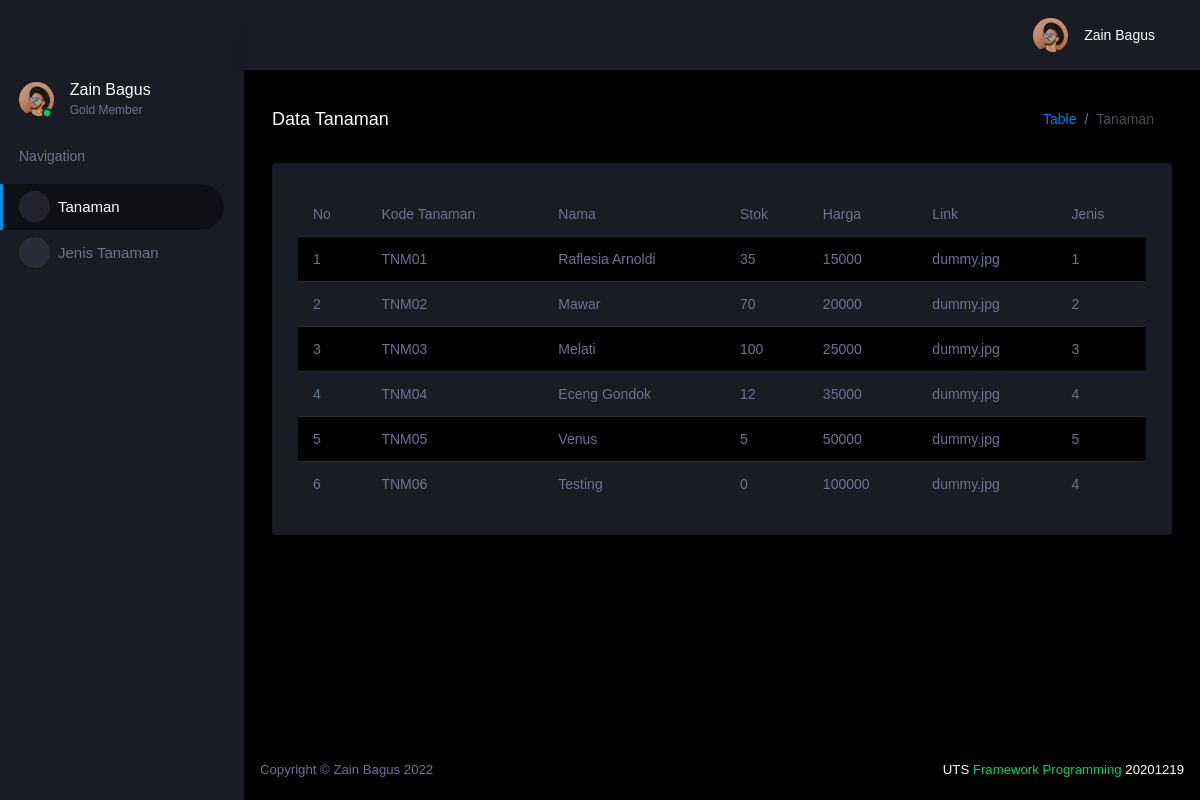
Screenshot of /uts/ with the database file from the repository.
### landingpage/models.py (models this page shows)
class Tanaman(models.Model):
    kodetanaman=models.CharField(max_length = 50)
    nama=models.CharField(max_length=50)
    stok=models.IntegerField()
    harga=models.BigIntegerField()
    link=models.CharField(max_length=150, blank=True)
    jenis_id=models.ForeignKey(JenisTanaman, on_delete=models.CASCADE,null=True)

### landingpage/views.py (the view)
# urls.py: path('uts/',tanaman, name = 'tanaman'),
def tanaman(request):
    tanaman=Tanaman.objects.all()
    konteks={
        'tanaman': tanaman,
    }
    return render(request,'uts/index.html',konteks)

### templates/uts/index.html (shortened to what this page needs)
{%load static%}
<!DOCTYPE html>
<html lang="en">
  <head>
    <link
      rel="stylesheet"
      href="{% static 'assets/vendors/mdi/css/materialdesignicons.min.css' %}"
    />
    <link
      rel="stylesheet"
      href="{% static 'assets/vendors/css/vendor.bundle.base.css' %}"
    />
    <link rel="stylesheet" href="{% static 'assets/css/style.css' %}" />
  </head>
  <body>
    <div class="container-scroller">
      <nav class="sidebar sidebar-offcanvas" id="sidebar">
        <ul class="nav">
          <li class="nav-item profile">
            <div class="profile-desc">
              <div class="profile-pic">
                <div class="count-indicator">
                  <img
                    class="img-xs rounded-circle"
                    src="{% static 'assets/images/faces/face15.jpg' %}"
                    alt=""
                  />
                  <span class="count bg-success"></span>
                </div>
                <div class="profile-name">
                  <h5 class="mb-0 font-weight-normal">Zain Bagus</h5>
                  <span>Gold Member</span>
                </div>
              </div>
              <a href="#" id="profile-dropdown" data-toggle="dropdown"
                ><i class="mdi mdi-dots-vertical"></i
              ></a>
            </div>
          </li>
          <li class="nav-item nav-category">
            <span class="nav-link">Navigation</span>
          </li>
          <li class="nav-item menu-items active">
            <a class="nav-link" href="{% url 'tanaman' %}">
              <span class="menu-icon">
                <i class="mdi mdi-table-large"></i>
              </span>
              <span class="menu-title">Tanaman</span>
            </a>
          </li>
          <li class="nav-item menu-items">
            <a class="nav-link" href="{% url 'jenis_tanaman' %}">
              <span class="menu-icon">
                <i class="mdi mdi-table-large"></i>
              </span>
              <span class="menu-title">Jenis Tanaman</span>
            </a>
          </li>
        </ul>
      </nav>
      <div class="container-fluid page-body-wrapper">
        <nav class="navbar p-0 fixed-top d-flex flex-row">
          <div class="navbar-menu-wrapper flex-grow d-flex align-items-stretch">
            <button
              class="navbar-toggler navbar-toggler align-self-center"
              type="button"
              data-toggle="minimize"
            >
              <span class="mdi mdi-menu"></span>
            </button>
            <ul class="navbar-nav navbar-nav-right">
              <li class="nav-item dropdown">
                <a
                  class="nav-link"
                  id="profileDropdown"
                  href="#"
                  data-toggle="dropdown"
                >
                  <div class="navbar-profile">
                    <img
                      class="img-xs rounded-circle"
                      src="{% static 'assets/images/faces/face15.jpg' %}"
                      alt=""
                    />
                    <p class="mb-0 d-none d-sm-block navbar-profile-name">
                      Zain Bagus
                    </p>
                    <i class="mdi mdi-menu-down d-none d-sm-block"></i>
                  </div>
                </a>
              </li>
            </ul>
          </div>
        </nav>
        <div class="main-panel">
          <div class="content-wrapper">
            <div class="page-header">
              <h3 class="page-title">Data Tanaman</h3>
              <nav aria-label="breadcrumb">
                <ol class="breadcrumb">
                  <li class="breadcrumb-item"><a href="#">Table</a></li>
                  <li class="breadcrumb-item active" aria-current="page">
                    Tanaman
                  </li>
                </ol>
              </nav>
            </div>
            <div class="row">
              <div class="col-lg-12 grid-margin stretch-card">
                <div class="card">
                  <div class="card-body">
                    <div class="table-responsive">
                      <table class="table table-striped">
                        <thead>
                          <tr>
                            <th>No</th>
                            <th>Kode Tanaman</th>
                            <th>Nama</th>
                            <th>Stok</th>
                            <th>Harga</th>
                            <th>Link</th>
                            <th>Jenis</th>
                          </tr>
                        </thead>
                        <tbody>
                          {% for Tanaman in tanaman %}
                          <tr>
                            <td>{{forloop.counter}}</td>
                            <td>{{Tanaman.kodetanaman}}</td>
                            <td>{{Tanaman.nama}}</td>
                            <td>{{Tanaman.stok}}</td>
                            <td>{{Tanaman.harga}}</td>
                            <td>{{Tanaman.link}}</td>
                            <td>{{Tanaman.jenis_id_id}}</td>
                          </tr>
                          {% endfor %}
                        </tbody>
                      </table>
                    </div>
                  </div>
                </div>
              </div>
            </div>
          </div>
          <footer class="footer">
            <div
              class="d-sm-flex justify-content-center justify-content-sm-between"
            >
              <span
                class="text-muted d-block text-center text-sm-left d-sm-inline-block"
                >Copyright © Zain Bagus 2022</span
              >
              <span
                class="float-none float-sm-right d-block mt-1 mt-sm-0 text-center"
              >
                UTS
                <a href="#" target="_blank">Framework Programming</a> 20201219
              </span>
            </div>
          </footer>
        </div>
      </div>
    </div>
  </body>
</html>

### rows the page displays
Tanaman: kodetanaman "TNM01", nama "Raflesia Arnoldi", stok "35", harga "15000", link "dummy.jpg", jenis_id_id "1"
Tanaman: kodetanaman "TNM02", nama "Mawar", stok "70", harga "20000", link "dummy.jpg", jenis_id_id "2"
Tanaman: kodetanaman "TNM03", nama "Melati", stok "100", harga "25000", link "dummy.jpg", jenis_id_id "3"
Tanaman: kodetanaman "TNM04", nama "Eceng Gondok", stok "12", harga "35000", link "dummy.jpg", jenis_id_id "4"
Tanaman: kodetanaman "TNM05", nama "Venus", stok "5", harga "50000", link "dummy.jpg", jenis_id_id "5"
Tanaman: kodetanaman "TNM06", nama "Testing", stok "0", harga "100000", link "dummy.jpg", jenis_id_id "4"
